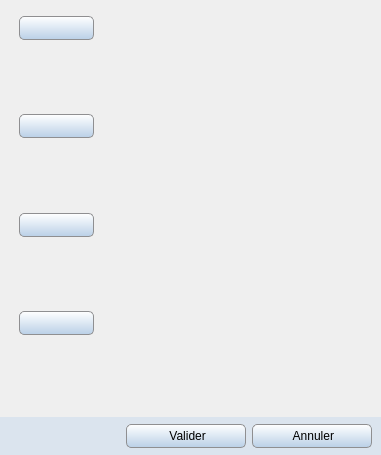
<?xml version="1.0" encoding="UTF-8"?>
<ui version="4.0">
 <class>Attribute233</class>
 <widget class="QWidget" name="Attribute233">
  <property name="geometry">
   <rect>
    <x>0</x>
    <y>0</y>
    <width>381</width>
    <height>455</height>
   </rect>
  </property>
  <widget class="QPushButton" name="bt_sh">
   <property name="geometry">
    <rect>
     <x>19</x>
     <y>16</y>
     <width>75</width>
     <height>24</height>
    </rect>
   </property>
   <property name="font">
    <font>
     <family>Segoe UI</family>
     <pointsize>9</pointsize>
    </font>
   </property>
   <property name="styleSheet">
    <string notr="true">QPushButton{border: 1px solid #8f8f91; border-radius:5px ; background-color: qlineargradient(spread:pad, x1:0, y1:0, x2:0, y2:1, stop:0 #FFFFFF, stop:1 #BAD0E7); }
QPushButton:checked{background-color: qlineargradient(spread:pad, x1:0, y1:0, x2:0, y2:1, stop:0 #8FADCC, stop:1 #F8F8F8); }
QPushButton:hover:!checked{background-color: qlineargradient(spread:pad, x1:0, y1:0, x2:0, y2:1, stop:0 #F8F8F8, stop:1 #8FADCC); }
QPushButton:hover::checked{background-color: qlineargradient(spread:pad, x1:0, y1:0, x2:0, y2:1, stop:0 #BAD0E7, stop:1 #FFFFFF); }</string>
   </property>
   <property name="checkable">
    <bool>true</bool>
   </property>
   <attribute name="buttonGroup">
    <string notr="true">buttonGroup</string>
   </attribute>
  </widget>
  <widget class="QPushButton" name="bt_sa">
   <property name="geometry">
    <rect>
     <x>19</x>
     <y>114</y>
     <width>75</width>
     <height>24</height>
    </rect>
   </property>
   <property name="font">
    <font>
     <family>Segoe UI</family>
     <pointsize>9</pointsize>
    </font>
   </property>
   <property name="styleSheet">
    <string notr="true">QPushButton{border: 1px solid #8f8f91; border-radius:5px ; background-color: qlineargradient(spread:pad, x1:0, y1:0, x2:0, y2:1, stop:0 #FFFFFF, stop:1 #BAD0E7); }
QPushButton:checked{background-color: qlineargradient(spread:pad, x1:0, y1:0, x2:0, y2:1, stop:0 #8FADCC, stop:1 #F8F8F8); }
QPushButton:hover:!checked{background-color: qlineargradient(spread:pad, x1:0, y1:0, x2:0, y2:1, stop:0 #F8F8F8, stop:1 #8FADCC); }
QPushButton:hover::checked{background-color: qlineargradient(spread:pad, x1:0, y1:0, x2:0, y2:1, stop:0 #BAD0E7, stop:1 #FFFFFF); }</string>
   </property>
   <property name="checkable">
    <bool>true</bool>
   </property>
   <attribute name="buttonGroup">
    <string notr="true">buttonGroup</string>
   </attribute>
  </widget>
  <widget class="QPushButton" name="bt_se">
   <property name="geometry">
    <rect>
     <x>19</x>
     <y>213</y>
     <width>75</width>
     <height>24</height>
    </rect>
   </property>
   <property name="font">
    <font>
     <family>Segoe UI</family>
     <pointsize>9</pointsize>
    </font>
   </property>
   <property name="styleSheet">
    <string notr="true">QPushButton{border: 1px solid #8f8f91; border-radius:5px ; background-color: qlineargradient(spread:pad, x1:0, y1:0, x2:0, y2:1, stop:0 #FFFFFF, stop:1 #BAD0E7); }
QPushButton:checked{background-color: qlineargradient(spread:pad, x1:0, y1:0, x2:0, y2:1, stop:0 #8FADCC, stop:1 #F8F8F8); }
QPushButton:hover:!checked{background-color: qlineargradient(spread:pad, x1:0, y1:0, x2:0, y2:1, stop:0 #F8F8F8, stop:1 #8FADCC); }
QPushButton:hover::checked{background-color: qlineargradient(spread:pad, x1:0, y1:0, x2:0, y2:1, stop:0 #BAD0E7, stop:1 #FFFFFF); }</string>
   </property>
   <property name="checkable">
    <bool>true</bool>
   </property>
   <attribute name="buttonGroup">
    <string notr="true">buttonGroup</string>
   </attribute>
  </widget>
  <widget class="QPushButton" name="bt_nh">
   <property name="geometry">
    <rect>
     <x>19</x>
     <y>311</y>
     <width>75</width>
     <height>24</height>
    </rect>
   </property>
   <property name="font">
    <font>
     <family>Segoe UI</family>
     <pointsize>9</pointsize>
    </font>
   </property>
   <property name="styleSheet">
    <string notr="true">QPushButton{border: 1px solid #8f8f91; border-radius:5px ; background-color: qlineargradient(spread:pad, x1:0, y1:0, x2:0, y2:1, stop:0 #FFFFFF, stop:1 #BAD0E7); }
QPushButton:checked{background-color: qlineargradient(spread:pad, x1:0, y1:0, x2:0, y2:1, stop:0 #8FADCC, stop:1 #F8F8F8); }
QPushButton:hover:!checked{background-color: qlineargradient(spread:pad, x1:0, y1:0, x2:0, y2:1, stop:0 #F8F8F8, stop:1 #8FADCC); }
QPushButton:hover::checked{background-color: qlineargradient(spread:pad, x1:0, y1:0, x2:0, y2:1, stop:0 #BAD0E7, stop:1 #FFFFFF); }</string>
   </property>
   <property name="checkable">
    <bool>true</bool>
   </property>
   <attribute name="buttonGroup">
    <string notr="true">buttonGroup</string>
   </attribute>
  </widget>
  <widget class="QWidget" name="fond" native="true">
   <property name="geometry">
    <rect>
     <x>0</x>
     <y>417</y>
     <width>381</width>
     <height>38</height>
    </rect>
   </property>
   <property name="minimumSize">
    <size>
     <width>0</width>
     <height>24</height>
    </size>
   </property>
   <property name="styleSheet">
    <string notr="true">QWidget#fond{background: #DBE4EE}</string>
   </property>
   <layout class="QHBoxLayout" name="horizontalLayout_3">
    <property name="topMargin">
     <number>0</number>
    </property>
    <property name="rightMargin">
     <number>9</number>
    </property>
    <property name="bottomMargin">
     <number>0</number>
    </property>
    <item>
     <spacer name="horizontalSpacer_2">
      <property name="orientation">
       <enum>Qt::Horizontal</enum>
      </property>
      <property name="sizeHint" stdset="0">
       <size>
        <width>60</width>
        <height>20</height>
       </size>
      </property>
     </spacer>
    </item>
    <item>
     <widget class="QPushButton" name="bt_valider">
      <property name="minimumSize">
       <size>
        <width>120</width>
        <height>24</height>
       </size>
      </property>
      <property name="font">
       <font>
        <family>Segoe UI</family>
        <pointsize>9</pointsize>
       </font>
      </property>
      <property name="styleSheet">
       <string notr="true">QPushButton{border: 1px solid #8f8f91; border-radius: 5px ; padding-right: 10px; padding-left: 10px; background-color: qlineargradient(spread:pad, x1:0, y1:0, x2:0, y2:1, stop:0 #FFFFFF, stop:1 #BAD0E7); }
QPushButton:hover{background-color: qlineargradient(spread:pad, x1:0, y1:0, x2:0, y2:1, stop:0 #F8F8F8, stop:1 #8FADCC); }
QPushButton:pressed{background-color: qlineargradient(spread:pad, x1:0, y1:0, x2:0, y2:1, stop:0 #8FADCC, stop:1 #F8F8F8); }</string>
      </property>
      <property name="text">
       <string> Valider</string>
      </property>
      <property name="iconSize">
       <size>
        <width>18</width>
        <height>18</height>
       </size>
      </property>
      <property name="shortcut">
       <string notr="true">Ctrl+S</string>
      </property>
     </widget>
    </item>
    <item>
     <widget class="QPushButton" name="bt_quitter">
      <property name="minimumSize">
       <size>
        <width>120</width>
        <height>24</height>
       </size>
      </property>
      <property name="font">
       <font>
        <family>Segoe UI</family>
        <pointsize>9</pointsize>
       </font>
      </property>
      <property name="styleSheet">
       <string notr="true">QPushButton{border: 1px solid #8f8f91; border-radius: 5px ; padding-right: 10px; padding-left: 10px; background-color: qlineargradient(spread:pad, x1:0, y1:0, x2:0, y2:1, stop:0 #FFFFFF, stop:1 #BAD0E7); }
QPushButton:hover{background-color: qlineargradient(spread:pad, x1:0, y1:0, x2:0, y2:1, stop:0 #F8F8F8, stop:1 #8FADCC); }
QPushButton:pressed{background-color: qlineargradient(spread:pad, x1:0, y1:0, x2:0, y2:1, stop:0 #8FADCC, stop:1 #F8F8F8); }</string>
      </property>
      <property name="text">
       <string> Annuler</string>
      </property>
      <property name="iconSize">
       <size>
        <width>18</width>
        <height>18</height>
       </size>
      </property>
      <property name="shortcut">
       <string notr="true">Esc</string>
      </property>
     </widget>
    </item>
   </layout>
  </widget>
 </widget>
 <resources>
  <include location="../icones/icons.qrc"/>
 </resources>
 <connections/>
 <buttongroups>
  <buttongroup name="buttonGroup"/>
 </buttongroups>
</ui>
